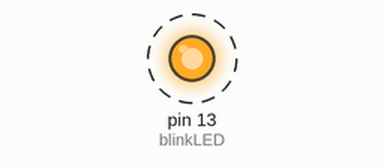
Simulated run of this sketch. Board: Arduino Uno, built with avr-gcc and run on an emulated ATmega328P. Shown: output pins drawn as LEDs (lit = HIGH). Dashed ring = blinking. What the sketch prints to the serial monitor is not drawn.

Above: at 0.2 s.
Timing chart, 0 to 3.0 s (numbered marks = the images above):
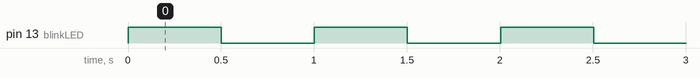

Measured:
- by itself, pin 13 (blinkLED): alternates HIGH for 0.50 s and LOW for 0.50 s

The sketch:

sketch_apr01a.ino
```cpp
uint8_t setBit(uint8_t value, uint8_t bitPos) {
  return value | (1 << bitPos);
}
uint8_t clearBit(uint8_t value, uint8_t bitPos) {
  return value & ~(1 << bitPos);
}
uint8_t toggleBit(uint8_t value, uint8_t bitPos) {
  return value ^ (1 << bitPos);
}
uint8_t checkBit(uint8_t value, uint8_t bitPos) {
  return (value >> bitPos) & 1;
}
void blinkLED() {
  PORTB ^= (1 << PORTB5);
  delay(500);
}
void setup() {
 Serial.begin(9600);
 DDRB |= (1 << DDB5);
}

void loop() {
  uint8_t value = 0b00000100;
  Serial.println(setBit(value, 3),BIN);
  Serial.println(clearBit(value, 3),BIN);
  Serial.println(toggleBit(value, 2),BIN);
  Serial.println(checkBit(value, 3));
  blinkLED();
}
```
